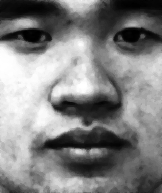
#> input picture frontal_images/10a.jpg, 162 x 193 px, found by its file name; its folder holds only this picture in this run
$ python eMatrizEgrafico.py
#> lines starting #> are read from the running program, lines starting #| are printed output that depends on the picture
import os
import cv2
import numpy as np
import gudhi
import time
import matplotlib.pyplot as plt

pasta_imagens = r"C:\Users\Yasmin\OneDrive\Imagens\Documentos\complexos\frontal_images"
pasta_saidas = r"C:\Users\Yasmin\OneDrive\Imagens\Documentos\complexos\saidas"
pasta_graficos = os.path.join(pasta_saidas, "diagramas")


def criar_pastas(*paths):
    for path in paths:
        os.makedirs(path, exist_ok=True)

def calcular_gargalo(diag1, diag2):

    return gudhi.bottleneck_distance(diag1, diag2)


def main():
    criar_pastas(pasta_saidas, pasta_graficos)
    inicio_total = time.time()


    processed_bases = set()

    #gera diagramas de persistência e salva matrizes
    for nome_arquivo in os.listdir(pasta_imagens):
        caminho_imagem = os.path.join(pasta_imagens, nome_arquivo)
        nome_base = os.path.splitext(nome_arquivo)[0]  # ex: '1a', '1b'

        # carrega imagem em tons de cinza
        img = cv2.imread(caminho_imagem, cv2.IMREAD_GRAYSCALE)
#> img is the input picture: shape (193, 162); min 0, max 255, mean 129.5
        if img is None:
            print(f"Erro ao ler imagem: {caminho_imagem}")
            continue

        img_invertida = 255 - img
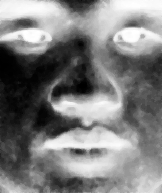
#> img_invertida: shape (193, 162); min 0, max 255, mean 125.5
        img_float = img_invertida.astype(float)

        # calculo do diagrama de persistência
        t0 = time.time()
        cubical_complex = gudhi.CubicalComplex(top_dimensional_cells=img_float)
        diag = cubical_complex.persistence(
            homology_coeff_field=2,
            min_persistence=0
        )

        # extrai [dim, nascimento, morte]
        matriz = np.array(
            [[dim, nascim, morte]
             for dim, (nascim, morte) in diag
             if morte != float('inf')],
            dtype=float
        )

        duracao = time.time() - t0
        print(f"Processado: {nome_arquivo} em {duracao:.2f} segundos.")

        # salva matriz .npy
        caminho_npy = os.path.join(pasta_saidas, nome_base + ".npy")
        np.save(caminho_npy, matriz)
        processed_bases.add(nome_base)

       #grafico
        if matriz.size > 0:
            plt.figure(figsize=(6, 6))
            for dim in np.unique(matriz[:, 0]):
                sel = matriz[matriz[:, 0] == dim]
                plt.scatter(sel[:, 1], sel[:, 2], label=f"Dim {int(dim)}", s=20, alpha=0.6)
            max_val = np.max(matriz[:, 2])
            plt.plot([0, max_val], [0, max_val], 'k--', linewidth=1)
            plt.xlabel("Nascimento")
            plt.ylabel("Morte")
            plt.title(f"Diagrama de Persistência - {nome_base}")
            plt.legend()
            plt.grid(True)

            caminho_png = os.path.join(pasta_graficos, nome_base + ".png")
            plt.savefig(caminho_png)
            plt.close()

   # cálculo da distância do gargalo entre todas as imagens
    print("\nComputando distâncias bottleneck entre todas as imagens...")
    resultados = []
    bases_ordenadas = sorted(processed_bases)

    for i in range(len(bases_ordenadas)):
     for j in range(i + 1, len(bases_ordenadas)):
         nome_i = bases_ordenadas[i]
         nome_j = bases_ordenadas[j]
         path_i = os.path.join(pasta_saidas, nome_i + ".npy")
         path_j = os.path.join(pasta_saidas, nome_j + ".npy")

         if os.path.exists(path_i) and os.path.exists(path_j):
             m_i = np.load(path_i)
             m_j = np.load(path_j)
             diag_i = [(row[1], row[2]) for row in m_i]
             diag_j = [(row[1], row[2]) for row in m_j]
             d = calcular_gargalo(diag_i, diag_j)
             resultados.append((nome_i, nome_j, d))
             print(f"{nome_i} vs {nome_j}: {d:.4f}")
         else:
             faltando = []
             if not os.path.exists(path_i): faltando.append(nome_i)
             if not os.path.exists(path_j): faltando.append(nome_j)
             print(f"Arquivos .npy faltando para comparação: {' '.join(faltando)}")


    #csv
    csv_path = os.path.join(pasta_saidas, "dist_Gargalo_Resul.csv")
    with open(csv_path, 'w') as f:
         f.write("imagem1,imagem2,dist_gargalo\n")
         for nome_i, nome_j, dist in resultados:
            f.write(f"{nome_i},{nome_j},{dist}\n")


    duracao_total = time.time() - inicio_total
    print(f"\nTempo total de processamento: {duracao_total:.2f} segundos.")

if __name__ == "__main__":
    main()
#> (the call stopped at in main, `cubical_complex = gudhi.CubicalComplex(top_dimensional_cells=img_float)`: gudhi is not available in this run)

$ run again, on frontal_images/15a.jpg
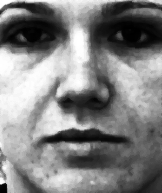
#> input picture frontal_images/15a.jpg, 162 x 193 px, found by its file name
#> in main, img is the input picture: shape (193, 162); min 0, max 255, mean 129.5
#> in main, `img_invertida = 255 - img`:
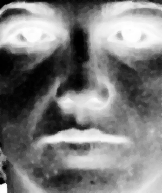
#> img_invertida: shape (193, 162); min 0, max 255, mean 125.5

$ run again, on frontal_images/15b.jpg
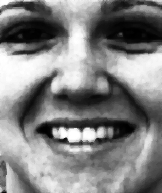
#> input picture frontal_images/15b.jpg, 162 x 193 px, found by its file name
#> in main, img is the input picture: shape (193, 162); min 0, max 255, mean 129.4
#> in main, `img_invertida = 255 - img`:
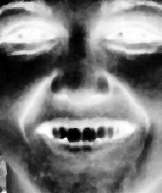
#> img_invertida: shape (193, 162); min 0, max 255, mean 125.6

$ run again, on frontal_images/16a.jpg
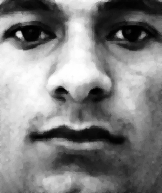
#> input picture frontal_images/16a.jpg, 162 x 193 px, found by its file name
#> in main, img is the input picture: shape (193, 162); min 0, max 255, mean 129.6
#> in main, `img_invertida = 255 - img`:
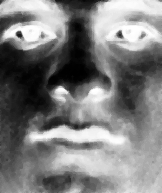
#> img_invertida: shape (193, 162); min 0, max 255, mean 125.4

$ run again, on frontal_images/12b.jpg
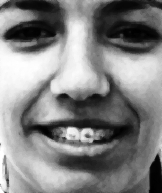
#> input picture frontal_images/12b.jpg, 162 x 193 px, found by its file name
#> in main, img is the input picture: shape (193, 162); min 0, max 255, mean 129.4
#> in main, `img_invertida = 255 - img`:
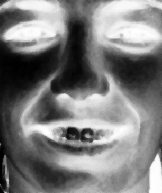
#> img_invertida: shape (193, 162); min 0, max 255, mean 125.6
